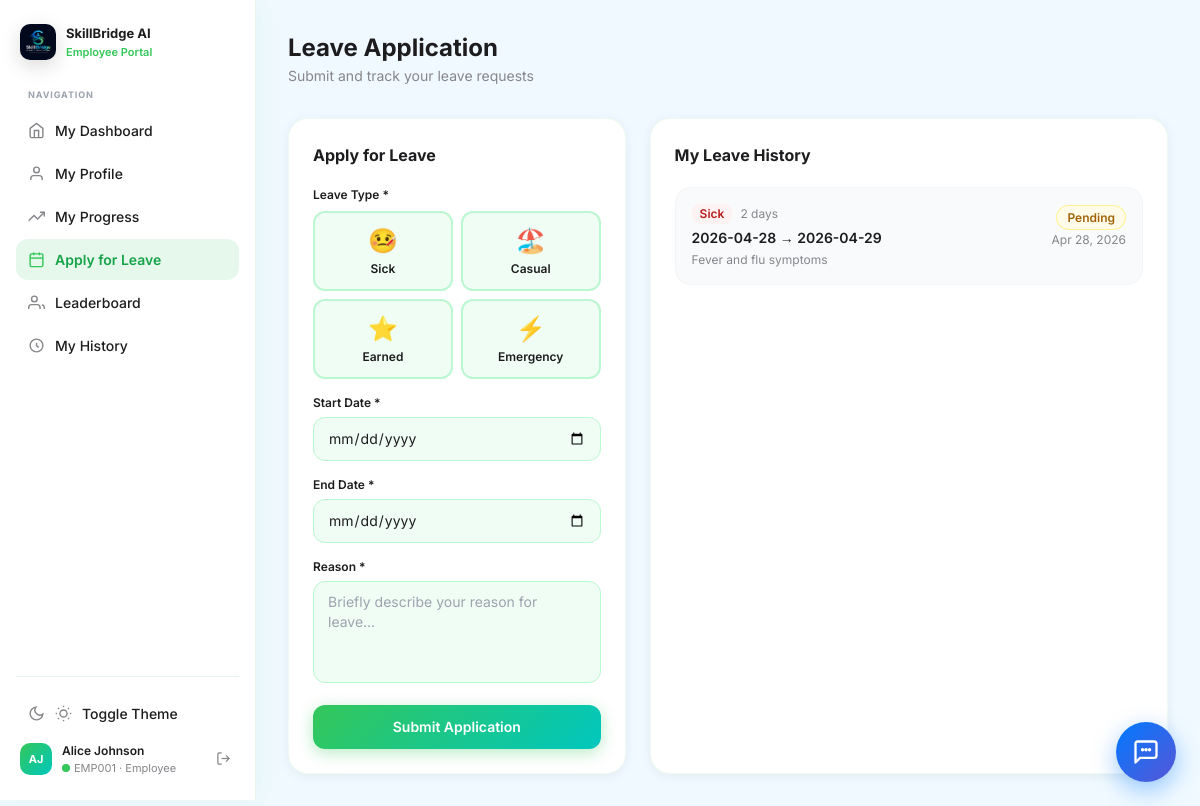
The app's page /employee/leave.php (signed in) with its own data.
### tables this page shows
CREATE TABLE IF NOT EXISTS employee_profiles (
    id INT AUTO_INCREMENT PRIMARY KEY,
    user_id INT NOT NULL,
    uid VARCHAR(20) NOT NULL,
    first_name VARCHAR(100) NOT NULL,
    last_name VARCHAR(100) NOT NULL,
    phone VARCHAR(20) DEFAULT NULL,
    department VARCHAR(100) DEFAULT NULL,
    designation VARCHAR(100) DEFAULT NULL,
    target_role VARCHAR(100) DEFAULT NULL,
    current_skills TEXT DEFAULT NULL,
    target_skills TEXT DEFAULT NULL,
    knowledge_score INT DEFAULT 0,
    tier ENUM('Bronze', 'Silver', 'Gold', 'Diamond') DEFAULT 'Bronze',
    date_joined DATE DEFAULT NULL,
    profile_photo VARCHAR(255) DEFAULT NULL,
    created_at TIMESTAMP DEFAULT CURRENT_TIMESTAMP,
    updated_at TIMESTAMP DEFAULT CURRENT_TIMESTAMP ON UPDATE CURRENT_TIMESTAMP,
    FOREIGN KEY (user_id) REFERENCES users(id) ON DELETE CASCADE
);

CREATE TABLE IF NOT EXISTS leaves (
    id INT AUTO_INCREMENT PRIMARY KEY,
    user_id INT NOT NULL,
    leave_type ENUM('sick', 'casual', 'earned', 'maternity', 'emergency') DEFAULT 'casual',
    start_date DATE NOT NULL,
    end_date DATE NOT NULL,
    total_days INT DEFAULT 1,
    reason TEXT NOT NULL,
    status ENUM('pending', 'approved', 'rejected') DEFAULT 'pending',
    admin_comment VARCHAR(255) DEFAULT NULL,
    applied_on TIMESTAMP DEFAULT CURRENT_TIMESTAMP,
    actioned_on DATETIME DEFAULT NULL,
    FOREIGN KEY (user_id) REFERENCES users(id) ON DELETE CASCADE
);

### employee/leave.php (the view, shortened to what this page needs)
<?php
require_once __DIR__ . '/../config/db.php';
$userId = $_SESSION['user_id'];
$leaves = $conn->query("SELECT * FROM leaves WHERE user_id=$userId ORDER BY applied_on DESC");
?>
<!DOCTYPE html>
<html lang="en">
<head>
    <script src="https://cdn.tailwindcss.com"></script>
</head>
<body class="font-sans flex">
<?php include __DIR__ . '/sidebar_emp.php'; ?>
<main class="ml-64 flex-1 p-8">
    <div class="mb-8">
        <h1 class="text-2xl font-bold text-apple-dark">Leave Application</h1>
        <p class="text-apple-gray text-sm mt-0.5">Submit and track your leave requests</p>
    </div>
    <div class="grid grid-cols-5 gap-6">
        <div class="card p-6 col-span-2">
            <h3 class="text-base font-bold text-apple-dark mb-5">Apply for Leave</h3>
            <form method="POST" class="space-y-4">
                <div>
                    <label class="block text-xs font-semibold text-apple-dark mb-2">Leave Type *</label>
                    <div class="grid grid-cols-2 gap-2" id="leave-types">
                        <?php $types=[['sick','🤒','Sick'],['casual','🏖️','Casual'],['earned','⭐','Earned'],['emergency','⚡','Emergency']];
                        foreach($types as [$val,$icon,$label]): ?>
                        <div class="leave-type-btn rounded-xl p-3 text-center" onclick="selectLeaveType('<?= $val ?>', this)">
                            <div class="text-2xl mb-1"><?= $icon ?></div>
                            <div class="text-xs font-semibold text-apple-dark"><?= $label ?></div>
                        </div>
                        <?php endforeach; ?>
                    </div>
                </div>
                <div>
                    <label class="block text-xs font-semibold text-apple-dark mb-1.5">Start Date *</label>
                    <input name="start_date" type="date" required min="<?= date('Y-m-d') ?>"
                        class="input-field w-full px-3.5 py-2.5 rounded-xl text-sm" onchange="calcDays()">
                </div>
                <div>
                    <label class="block text-xs font-semibold text-apple-dark mb-1.5">End Date *</label>
                    <input name="end_date" type="date" required min="<?= date('Y-m-d') ?>"
                        class="input-field w-full px-3.5 py-2.5 rounded-xl text-sm" id="end-date" onchange="calcDays()">
                </div>
                <div>
                    <label class="block text-xs font-semibold text-apple-dark mb-1.5">Reason *</label>
                    <textarea name="reason" required rows="4" placeholder="Briefly describe your reason for leave…"
                        class="input-field w-full px-3.5 py-2.5 rounded-xl text-sm resize-none"></textarea>
                </div>
                <button type="submit" class="btn-primary w-full py-3 rounded-xl text-white text-sm font-semibold">
                    Submit Application
                </button>
            </form>
        </div>
        <div class="card p-6 col-span-3">
            <h3 class="text-base font-bold text-apple-dark mb-5">My Leave History</h3>
            <div class="space-y-3 overflow-y-auto max-h-[600px]">
                <?php $cnt=0; while($lv=$leaves->fetch_assoc()): $cnt++; ?>
                <div class="p-4 bg-gray-50 rounded-2xl border border-gray-100">
                    <div class="flex items-start justify-between gap-3">
                        <div>
                            <div class="flex items-center gap-2 mb-1">
                                <span class="text-xs px-2 py-0.5 rounded-lg font-semibold capitalize
                                    <?= ['sick'=>'bg-red-50 text-red-700','casual'=>'bg-blue-50 text-blue-700','earned'=>'bg-green-50 text-green-700','emergency'=>'bg-orange-50 text-orange-700'][$lv['leave_type']] ?? '' ?>">
                                    <?= $lv['leave_type'] ?>
                                </span>
                                <span class="text-xs text-apple-gray"><?= $lv['total_days'] ?> day<?= $lv['total_days']>1?'s':'' ?></span>
                            </div>
                            <div class="text-sm font-semibold text-apple-dark"><?= $lv['start_date'] ?> → <?= $lv['end_date'] ?></div>
                            <div class="text-xs text-apple-gray mt-1"><?= htmlspecialchars(substr($lv['reason'],0,80)) ?><?= strlen($lv['reason'])>80?'…':'' ?></div>
                        </div>
                        <div class="text-right flex-shrink-0">
                            <span class="text-xs px-2.5 py-1 rounded-full font-semibold <?=
                                $lv['status']==='pending'?'bg-yellow-50 text-yellow-700 border border-yellow-200':
                                ($lv['status']==='approved'?'bg-green-50 text-green-700 border border-green-200':
                                'bg-red-50 text-red-700 border border-red-200') ?>">
                                <?= ucfirst($lv['status']) ?>
                            </span>
                            <div class="text-xs text-apple-gray mt-1"><?= date('M j, Y',strtotime($lv['applied_on'])) ?></div>
                        </div>
                    </div>
                </div>
                <?php endwhile; ?>
            </div>
        </div>
    </div>
</main>
</body>
</html>

### employee/sidebar_emp.php (shortened to what this page needs)
<?php
require_once __DIR__ . '/../config/db.php';
$current = basename($_SERVER['PHP_SELF']);
$pages = [
    ['dashboard.php', 'My Dashboard',   '<path d="M3 9l9-7 9 7v11a2 2 0 0 1-2 2H5a2 2 0 0 1-2-2z" stroke="currentColor" stroke-width="2"/><polyline points="9,22 9,12 15,12 15,22" stroke="currentColor" stroke-width="2"/>'],
    ['profile.php',   'My Profile',     '<path d="M20 21v-2a4 4 0 0 0-4-4H8a4 4 0 0 0-4 4v2" stroke="currentColor" stroke-width="2"/><circle cx="12" cy="7" r="4" stroke="currentColor" stroke-width="2"/>'],
    ['progress.php',  'My Progress',    '<polyline points="23,6 13.5,15.5 8.5,10.5 1,18" stroke="currentColor" stroke-width="2"/><polyline points="17,6 23,6 23,12" stroke="currentColor" stroke-width="2"/>'],
    ['leave.php',     'Apply for Leave','<rect x="3" y="4" width="18" height="18" rx="2" stroke="currentColor" stroke-width="2"/><line x1="16" y1="2" x2="16" y2="6" stroke="currentColor" stroke-width="2"/><line x1="8" y1="2" x2="8" y2="6" stroke="currentColor" stroke-width="2"/><line x1="3" y1="10" x2="21" y2="10" stroke="currentColor" stroke-width="2"/>'],
    ['leaderboard.php','Leaderboard',   '<path d="M17 21v-2a4 4 0 0 0-4-4H5a4 4 0 0 0-4 4v2" stroke="currentColor" stroke-width="2"/><path d="M23 21v-2a4 4 0 0 0-3-3.87" stroke="currentColor" stroke-width="2"/><circle cx="9" cy="7" r="4" stroke="currentColor" stroke-width="2"/>'],
    ['history.php',   'My History',     '<path d="M12 8v4l3 3m6-3a9 9 0 1 1-18 0 9 9 0 0 1 18 0z" stroke="currentColor" stroke-width="2"/>'],
];
$profile_data = $conn->query("SELECT ep.* FROM employee_profiles ep WHERE ep.user_id=".$_SESSION['user_id'])->fetch_assoc();
?>
<aside class="emp-sidebar">
    <div style="display:flex;align-items:center;gap:10px;padding:0 4px;margin-bottom:28px;">
        <img src="/1stProject/assets/logo.png.jpeg" alt="SkillBridge Logo" style="width:36px;height:36px;border-radius:10px;object-fit:cover;box-shadow:0 6px 20px rgba(0,0,0,0.15);">
        <div>
            <div style="font-size:13px;font-weight:700;color:#1D1D1F;">SkillBridge AI</div>
            <div style="font-size:11px;color:#34C759;font-weight:600;">Employee Portal</div>
        </div>
    </div>
    <nav style="flex:1;">
        <div style="font-size:9px;font-weight:700;color:#9ca3af;letter-spacing:0.1em;text-transform:uppercase;padding:0 12px;margin-bottom:8px;">Navigation</div>
        <?php foreach($pages as $p): ?>
        <a href="<?= $p[0] ?>" class="emp-nav-item <?= $current === $p[0] ? 'active' : '' ?>">
            <svg width="17" height="17" fill="none" viewBox="0 0 24 24"><?= $p[2] ?></svg>
            <?= $p[1] ?>
        </a>
        <?php endforeach; ?>
    </nav>
    <div style="border-top:1px solid rgba(52,199,89,0.12);padding-top:16px;margin-top:8px;" class="border-gray-100">
        <button onclick="toggleTheme()" class="emp-nav-item" style="width:100%; justify-content:flex-start; margin-bottom:8px; border:none; cursor:pointer;">
            <svg width="17" height="17" fill="none" viewBox="0 0 24 24" class="dark-hidden"><path d="M21 12.79A9 9 0 1 1 11.21 3 7 7 0 0 0 21 12.79z" stroke="currentColor" stroke-width="2"/></svg>
            Toggle Theme
        </button>
        <div style="display:flex;align-items:center;gap:10px;padding:0 4px;">
            <?php if (!empty($_SESSION['profile_image'])): ?>
                <img src="/1stProject/<?= htmlspecialchars($_SESSION['profile_image']) ?>" style="width:32px;height:32px;border-radius:10px;object-fit:cover;" alt="Profile">
            <?php else: ?>
                <div class="emp-user-avatar">
                    <?= strtoupper(substr($profile_data['first_name']??'E',0,1).substr($profile_data['last_name']??'',0,1)) ?>
                </div>
            <?php endif; ?>
            <div style="flex:1;min-width:0;">
                <div style="font-size:12px;font-weight:600;color:#1D1D1F;white-space:nowrap;overflow:hidden;text-overflow:ellipsis;">
                    <?= htmlspecialchars(($profile_data['first_name']??'').' '.($profile_data['last_name']??'')) ?>
                </div>
                <div style="font-size:11px;color:#86868B;display:flex;align-items:center;gap:4px;">
                    <div class="emp-online-dot"></div>
                    <?= $_SESSION['uid']??'' ?> · Employee
                </div>
            </div>
            <button onclick="logout()" title="Logout"
                style="background:none;border:none;cursor:pointer;color:#86868B;padding:4px;border-radius:8px;transition:all 0.15s;"
                onmouseover="this.style.color='#ef4444';this.style.background='#fef2f2'"
                onmouseout="this.style.color='#86868B';this.style.background='none'">
                <svg width="15" height="15" fill="none" viewBox="0 0 24 24">
                    <path d="M9 21H5a2 2 0 0 1-2-2V5a2 2 0 0 1 2-2h4" stroke="currentColor" stroke-width="2"/>
                    <polyline points="16,17 21,12 16,7" stroke="currentColor" stroke-width="2"/>
                    <line x1="21" y1="12" x2="9" y2="12" stroke="currentColor" stroke-width="2"/>
                </svg>
            </button>
        </div>
    </div>
</aside>
<button id="ai-chat-btn" onclick="toggleChat()">
    <svg width="28" height="28" fill="none" viewBox="0 0 24 24">
        <path d="M21 15a2 2 0 0 1-2 2H7l-4 4V5a2 2 0 0 1 2-2h14a2 2 0 0 1 2 2z" stroke="currentColor" stroke-width="2" stroke-linejoin="round"/>
        <path d="M9 10h.01M15 10h.01M12 10h.01" stroke="currentColor" stroke-width="3" stroke-linecap="round"/>
    </svg>
</button>

### employee/leave.php (style rules this page uses)
* { -webkit-font-smoothing:antialiased }
body { background:#f0f9ff; color:#0f172a; }
.card { background:#fff;border-radius:20px;box-shadow:0 2px 12px rgba(0,0,0,0.06);border:1px solid rgba(52,199,89,0.08) }
.input-field { border:1.5px solid #bbf7d0;background:#f0fdf4;transition:all 0.2s;border-radius:12px;padding:10px 14px;font-size:14px;width:100%;outline:none;font-family:inherit;color:#1D1D1F }
.btn-primary { background:linear-gradient(135deg,#34C759,#00C7BE);transition:all 0.2s;box-shadow:0 4px 16px rgba(52,199,89,0.35);border:none;cursor:pointer;color:white;font-weight:600;font-size:14px;border-radius:14px;padding:12px;width:100%;font-family:inherit }
.leave-type-btn { border:2px solid #bbf7d0;background:#f0fdf4;transition:all 0.2s;cursor:pointer;border-radius:14px;padding:14px;text-align:center }

### employee/sidebar_emp.php (style rules this page uses)
.emp-sidebar { width: 256px; min-height: 100vh; position: fixed; left: 0; top: 0; z-index: 50; background: rgba(255,255,255,0.95); backdrop-filter: blur(20px); border-right: 1px solid rgba(52,199,89,0.12); display: flex; flex-direction: column; padding: 24px 16px; box-shadow: 4px 0 24px rgba(52,199,89,0.06); }
.emp-nav-item { display: flex; align-items: center; gap: 10px; padding: 10px 12px; border-radius: 12px; font-size: 14px; font-weight: 500; color: #1D1D1F; text-decoration: none; transition: all 0.15s ease; margin-bottom: 2px; background: transparent; }
.emp-nav-item svg { color: #86868B; flex-shrink: 0; transition: color 0.15s; }
.emp-nav-item.active { background: rgba(52,199,89,0.12); color: #16a34a; font-weight: 600; }
.emp-nav-item.active svg { color: #34C759; }
.emp-user-avatar { background: linear-gradient(135deg, #34C759, #00C7BE); width: 32px; height: 32px; border-radius: 10px; display: flex; align-items: center; justify-content: center; color: white; font-size: 11px; font-weight: 700; }
.emp-online-dot { width: 8px; height: 8px; border-radius: 50%; background: #34C759; animation: pulse-dot 2s ease-in-out infinite; box-shadow: 0 0 0 0 rgba(52,199,89,0.4); }
#ai-chat-btn { position: fixed; bottom: 24px; right: 24px; z-index: 9999; width: 60px; height: 60px; border-radius: 50%; background: linear-gradient(135deg, #007AFF, #5856D6); color: white; box-shadow: 0 8px 24px rgba(0,122,255,0.4); display: flex; align-items: center; justify-content: center; cursor: pointer; border: none; transition: transform 0.2s, box-shadow 0.2s; }

### records on screen
employee_profiles: first_name+last_name "AJ", first_name+last_name "Alice Johnson"
leaves: leave_type "Sick", total_days "2", start_date "2026-04-28", end_date "2026-04-29", reason "Fever and flu symptoms", status "Pending", applied_on "Apr 28, 2026"

### other values on screen
$p[1] "My Dashboard"
$p[1] "My Profile"
$p[1] "My Progress"
$p[1] "Apply for Leave"
$p[1] "Leaderboard"
$p[1] "My History"
$_SESSION['uid'] "EMP001"
$icon "🤒"
$label "Sick"
$icon "🏖️"
$label "Casual"
$icon "⭐"
$label "Earned"
$icon "⚡"
$label "Emergency"
